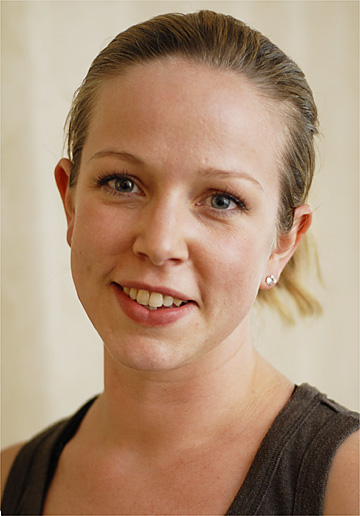
#> input picture TP3/Data/P01.jpg, 360 x 516 px; its folder holds 4 pictures in this run
$ python TP3_ETU.py
#> lines starting #> are read from the running program, lines starting #| are printed output that depends on the picture
#%% Sharaine MALARVIJY 21206543

import os
import numpy as np
from PIL import Image
import matplotlib.pyplot as plt
from scipy.stats import multivariate_normal, norm
from sklearn.model_selection import train_test_split
from sklearn.metrics import confusion_matrix, accuracy_score

DATA_PATH = 'Data'

image_ext = ['.jpg']
images =  [os.path.join(DATA_PATH, f) for f in os.listdir(DATA_PATH) if f.endswith(".jpg")]

X_train=np.empty((0, 2))
y_train=[]
for name in images[0:-4]:
    I = Image.open(name)
    I = I.convert('YCbCr')
    I = np.array(I)
    I = np.reshape(I[:,:,1:3],[I.shape[0]*I.shape[1],2])
    X_train = np.concatenate((X_train, I), axis=0)
    fichier_png= os.path.splitext(name)[0] + ".png"
    GT = Image.open(fichier_png)
    GT = np.array(GT)
    GT = np.reshape(GT[:,:,1]/255,[GT.shape[0]*GT.shape[1]])
    y_train = np.concatenate((y_train, GT), axis=0)


X_test=np.empty((0, 2))
y_test=[]
for name in images[-4:]:
    I = Image.open(name)
#> I is the input picture: PIL image 360x516 RGB; mean R, G, B 172.9, 143.6, 118.5
    I = I.convert('YCbCr')
#> I: PIL image 360x516 YCbCr; mean of channels 0, 1, 2 149, 110.1, 144.2
    I = np.array(I)
    I = np.reshape(I[:,:,1:3],[I.shape[0]*I.shape[1],2])
#> I = 185760 pairs, first value 81 to 134, second value 121 to 199
    X_test = np.concatenate((X_test, I), axis=0)
#> X_test has the same summary as I
    fichier_png = os.path.splitext(name)[0] + ".png"
    GT = Image.open(fichier_png)
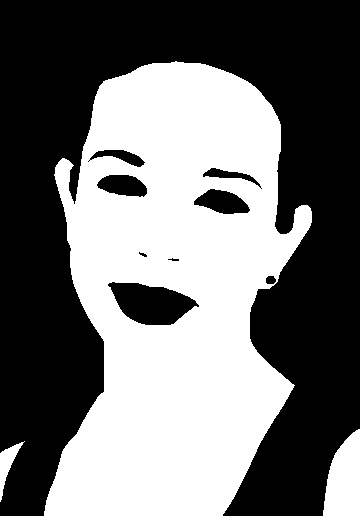
#> input picture TP3/Data/P01.png, 360 x 516 px
#> GT is the input picture: PIL image 360x516 RGBA; mean R, G, B, A 113.7, 113.7, 113.7, 255
    GT = np.array(GT)
    GT = np.reshape(GT[:,:,1]/255,[GT.shape[0]*GT.shape[1]])
    y_test = np.concatenate((y_test, GT), axis=0)
#> pass 2 of the loop `for name in images[-4:]:`:
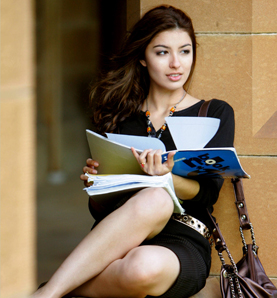
#> input picture TP3/Data/P02.jpg, 277 x 298 px
#> I is the input picture: PIL image 277x298 RGB; mean R, G, B 129.3, 109.9, 84.1
#> `I = np.reshape(I[:,:,1:3],[I.shape[0]*I.shape[1],2])`: I = 82546 pairs, first value 42 to 186, second value 73 to 213
#> X_test = 268306 pairs, first value 42 to 186, second value 73 to 213
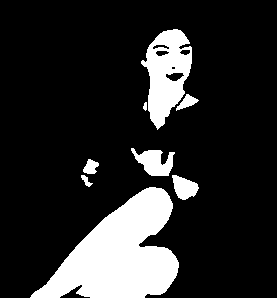
#> input picture TP3/Data/P02.png, 277 x 298 px
#> GT is the input picture: PIL image 277x298 RGBA; mean R, G, B, A 42.1, 42.1, 42.1, 255

X_train = X_train.astype('float64')
X_test = X_test.astype('float64')

#> (the run stopped early here; a loop or call above may not have finished)
